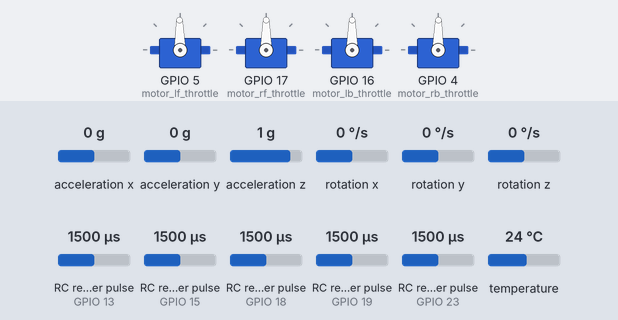
This sketch was run on a simulated ESP32. On the bench: 4 × servo. Wiring (inferred from the names in the program): 5 × RC receiver channel: data GPIO 13 / data GPIO 15 / data GPIO 18 / data GPIO 19 / data GPIO 23. Inputs (shaded band) come from the test bench; at power-on: rotation x 0 °/s, RC receiver pulse (sensors on GPIO 13, GPIO 15, GPIO 18, GPIO 19, GPIO 23) 1500 µs, acceleration x 0 g, acceleration y 0 g, acceleration z 1 g, rotation y 0 °/s, rotation z 0 °/s, temperature 24 °C. WiFi joins after 1.5 s; servers stay silent unless stated; what the sketch prints to the serial monitor is not drawn.

Above: at 3.7 s.
3.8 s: rotation x set to -192 °/s
At 4.5 s:
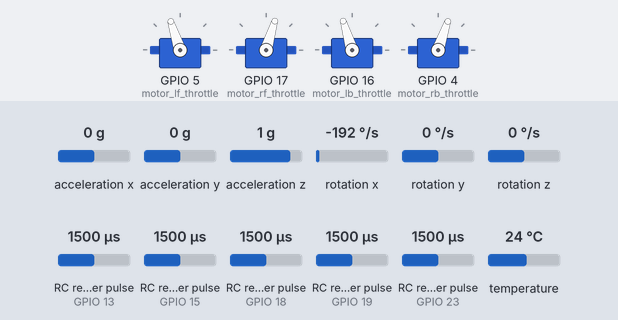
5.3 s: RC receiver pulse (sensor on GPIO 13) set to 1137 µs
6.8 s: RC receiver pulse (sensor on GPIO 13) set to 1111 µs
At 7.8 s:
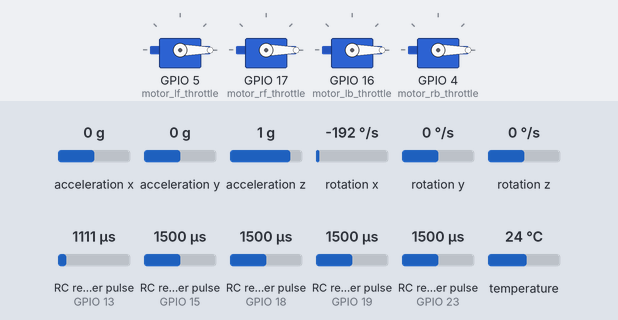
8.3 s: RC receiver pulse (sensor on GPIO 13) set to 1250 µs
At 9.1 s:
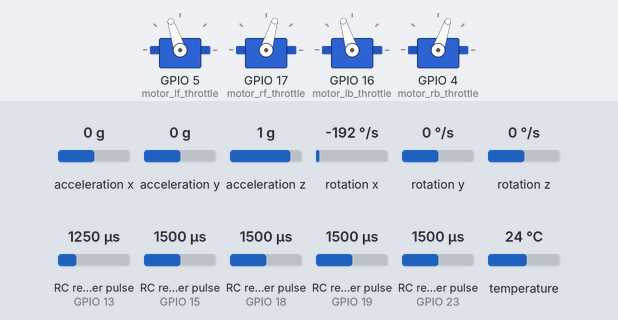
9.8 s: RC receiver pulse (sensor on GPIO 15) set to 1020 µs
At 10.8 s:
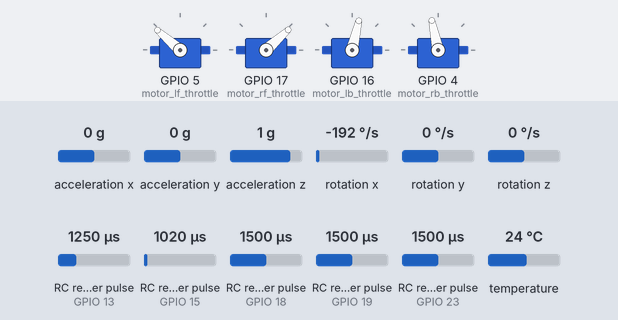
11.3 s: RC receiver pulse (sensor on GPIO 18) set to 1750 µs
At 12.1 s:
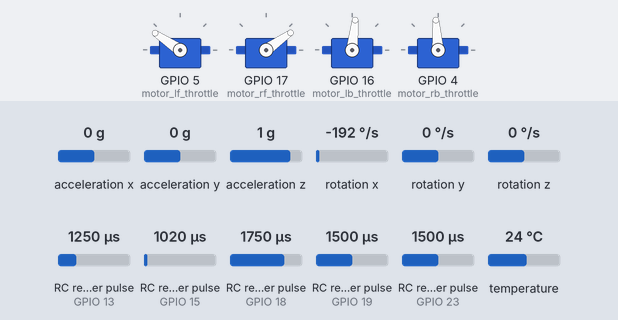
Timing chart, 0 to 13.8 s (numbered marks = the images above; inputs shaded):
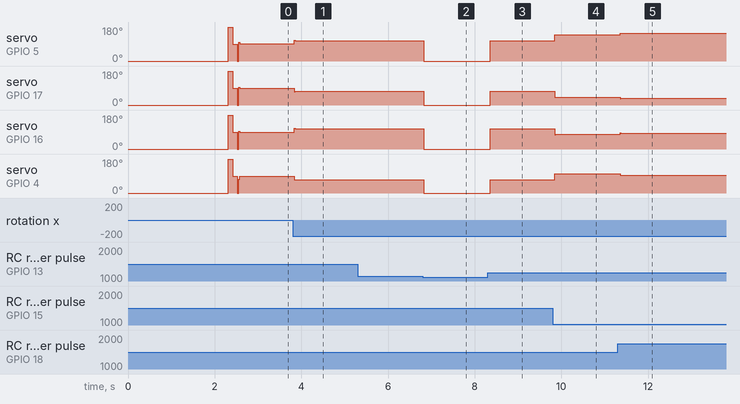

Measured:
- the behaviour switches between 1120 and 1119 µs on RC receiver pulse (sensor on GPIO 13) (found by bisection; images 1 and 2)
- after the input at 3.8 s, servo on GPIO 5 (motor_lf_throttle): 91° → 108° at once; servo on GPIO 17 (motor_rf_throttle): 90° → 73° at once; servo on GPIO 16 (motor_lb_throttle): 90° → 107° at once; servo on GPIO 4 (motor_rb_throttle): 89° → 71° at once
- after the input at 6.8 s, servo on GPIO 5 (motor_lf_throttle): 108° → 0° at once; servo on GPIO 17 (motor_rf_throttle): 73° → 0° at once; servo on GPIO 16 (motor_lb_throttle): 107° → 0° at once; servo on GPIO 4 (motor_rb_throttle): 71° → 0° at once
- after the input at 8.3 s, servo on GPIO 5 (motor_lf_throttle): 0° → 108° after 0.06 s; servo on GPIO 17 (motor_rf_throttle): 0° → 73° after 0.06 s; servo on GPIO 16 (motor_lb_throttle): 0° → 107° after 0.06 s; servo on GPIO 4 (motor_rb_throttle): 0° → 71° after 0.06 s
- after the input at 9.8 s, servo on GPIO 5 (motor_lf_throttle): 108° → 139° after 0.05 s; servo on GPIO 17 (motor_rf_throttle): 73° → 42° after 0.05 s; servo on GPIO 16 (motor_lb_throttle): 107° → 77° after 0.05 s; servo on GPIO 4 (motor_rb_throttle): 71° → 102° after 0.05 s
- after the input at 11.3 s, servo on GPIO 5 (motor_lf_throttle): 139° → 146° after 0.05 s; servo on GPIO 17 (motor_rf_throttle): 42° → 35° after 0.05 s; servo on GPIO 16 (motor_lb_throttle): 77° → 84° after 0.05 s; servo on GPIO 4 (motor_rb_throttle): 102° → 94° after 0.05 s

The sketch:

MotorTest_angular_PID_TCP.ino
```cpp
#include <Adafruit_MPU6050.h>
#include <Adafruit_Sensor.h>
#include <ESP32Servo.h>
#include "esp32-hal-cpu.h"
#include <Wire.h>
#include <WiFi.h>

// 超音波設置
int const trigPin= 12;//13
int const echoPin= 14;//12
double Duration;
double Distance;
// --------------------------------------------------
// const char* ssid = "5B";
// const char* password = "44396726";
// const char* ssid = "StephenMax";
// const char* password = "12345678";
// const char* ssid = "5910";
// const char* password = "0933664603";
const char* ssid = "lulu";
const char* password = "89110423";//1104
// const char* ssid = "Han";
// const char* password = "33333333";
// const char* ssid = "河馬";
// const char* password = "1052010520";
// const char* ssid = "haohao";
// const char* password = "88888888";
// const char* ssid = "John";
// const char* password = "31713208";
int value ;
int WifiTryCount =0;
int state = 0 ; //記錄收到訊息後的狀態
WiFiServer server(80);
// WiFiClient client;
int Position[9];
double PID_var[9];
String NewString ;
String data , dataMat;
int number = 0;
bool clientConnect = false ;
Servo esc1,esc2,esc3,esc4;

unsigned long t1 = 0;
unsigned long t2 = 0;
float hz = 0;
Adafruit_MPU6050 mpu;
// #include <MPU6050_light.h>
// MPU6050 mpu1(Wire);
int TCPLED = 0 ; //確認收TCP訊息
int throttleInputPin3 = 19; // 接收油門值19
int throttleInputPin1 = 18; // 接收滾轉值
int throttleInputPin2 = 23; // 接收俯仰值
int throttleInputPin4 = 15; // 接收偏航值

int motor_lf_throttle = 5; //12
int motor_rf_throttle = 17; //14
int motor_lb_throttle = 16; //23 27
int motor_rb_throttle = 4; //15 26

int throttleEmergencypin1 = 13;
int throttleEmergency ;
int throttleInputE;
int throttleMin = 1000; // 最小油門值
int throttleMax = 2000; // 最大油門值

int throttleInput3; // 接收到的3油門输入值
int throttleOutput3; // 输出到3電變的油門值

int throttleInput1; // 接收到的3油門输入值
int throttleOutput1; // 输出到3電變的油門值
int throttleInput2; // 接收到的3油門输入值
int throttleOutput2; // 输出到3電變的油門值
int throttleInput4; // 接收到的3油門输入值
int throttleOutput4; // 输出到3電變的油門值
int elapsedTime, timePrev;
unsigned long prevTime ;
unsigned long curTime ;

unsigned long start1,start2 ;
float time_HZ ;

float roll_angle, pitch_angle , yaw_angle;
float roll_desired_angle , pitch_desired_angle ,yaw_desired_angle , altitude_desired;
float roll_error , roll_previous_error, pitch_error , pitch_previous_error , yaw_error , yaw_previous_error , altitude_error , altitude_previous_error ;

double altitude_kp = 10;
double altitude_kd = 1.0;
double altitude_pid_p , altitude_pid_d = 0;

double roll_kp = 0.5; //0.5
double roll_ki = 0.0; //0.000
double roll_kd = 1.1; //1.2
double roll_pid_p , roll_pid_i , roll_pid_d , roll_PID = 0;

double pitch_kp = roll_kp;
double pitch_ki = roll_ki;
double pitch_kd = roll_kd;
double pitch_pid_p , pitch_pid_i , pitch_pid_d , pitch_PID = 0;

double yaw_kp = 0.7; //0.7
double yaw_ki = 0.0; //0.0
double yaw_kd = 0.6; //0.7
double yaw_pid_p , yaw_pid_i , yaw_pid_d , yaw_PID = 0;

volatile bool stopState = false ;
volatile unsigned long lastTime1,lastTime2,lastTime3,lastTime4,lastTimeE;
boolean interruptState1,interruptState2,interruptState3,interruptState4,interruptStateE;

void IRAM_ATTR rc3Interrupt(){
    interruptState3 = digitalRead(throttleInputPin3);
    if (interruptState3){
        lastTime3 = micros();
    }else{
        throttleInput3 = micros() - lastTime3;
    }
}
void IRAM_ATTR rc1Interrupt(){
    interruptState1 = digitalRead(throttleInputPin1);
    if (interruptState1){
      lastTime1 = micros();
    }else{
      throttleInput1 = micros() - lastTime1;
    }
}
void IRAM_ATTR rc2Interrupt(){
    interruptState2 = digitalRead(throttleInputPin2);
    if (interruptState2){
      lastTime2 = micros();
    }else{
      throttleInput2 = micros() - lastTime2;
    }
}
void IRAM_ATTR rc4Interrupt(){
    interruptState4 = digitalRead(throttleInputPin4);
    if (interruptState4){
      lastTime4 = micros();
    }else{
      throttleInput4 = micros() - lastTime4;
    }
}

void IRAM_ATTR emergencyLand(){
  interruptStateE = digitalRead(throttleEmergencypin1);
  if (interruptStateE){
    lastTimeE = micros();
  }
  else{
    throttleEmergency = micros() - lastTimeE;
  }

  if(throttleEmergency < 1120)
  {
    stopState = true ;
    detachInterrupt(throttleInputPin3);
    motor_lf_throttle = 0;
    motor_rf_throttle = 0;
    motor_lb_throttle = 0;
    motor_rb_throttle = 0;
    esc1.writeMicroseconds(0);
    esc2.writeMicroseconds(0);
    esc3.writeMicroseconds(0);
    esc4.writeMicroseconds(0);
  }
  else
  {
    attachInterrupt(digitalPinToInterrupt(throttleInputPin3), rc3Interrupt, CHANGE);
    stopState = false ;
  }
}

void setup(void) {
  Serial.begin(115200);
  setCpuFrequencyMhz(240); // 80 16~27ms , 240 13~24
  Serial.print("CpuFrequency: ");Serial.println(getCpuFrequencyMhz());
  WIFI_Connect();
  IMU();
  Serial.println("Adafruit MPU6050 test!");

  // Try to initialize!

  Serial.println("");
  delay(100);
  pinMode(trigPin,OUTPUT);
  pinMode(echoPin,INPUT);
  digitalWrite(trigPin,LOW);
  delay(100);
  esc1.attach(motor_lf_throttle, 1000, 2000);
  esc2.attach(motor_rf_throttle, 1000, 2000);
  esc3.attach(motor_lb_throttle, 1000, 2000);
  esc4.attach(motor_rb_throttle, 1000, 2000);
  esc1.writeMicroseconds(1000);  //將PWM信號設置為最小值
  esc2.writeMicroseconds(1000);
  esc3.writeMicroseconds(1000);
  esc4.writeMicroseconds(1000);
  delay(100);
  esc1.writeMicroseconds(2000);  //將PWM信號設置為最大值
  esc2.writeMicroseconds(2000);
  esc3.writeMicroseconds(2000);
  esc4.writeMicroseconds(2000);
  delay(100);
  esc1.writeMicroseconds(1500);  //將PWM信號設置為中間值
  esc2.writeMicroseconds(1500);
  esc3.writeMicroseconds(1500);
  esc4.writeMicroseconds(1500);
  delay(100);

  pinMode(throttleInputPin3, INPUT);
  attachInterrupt(digitalPinToInterrupt(throttleInputPin3), rc3Interrupt, CHANGE);

  pinMode(throttleInputPin1, INPUT);
  attachInterrupt(digitalPinToInterrupt(throttleInputPin1), rc1Interrupt, CHANGE);
  pinMode(throttleInputPin2, INPUT);
  attachInterrupt(digitalPinToInterrupt(throttleInputPin2), rc2Interrupt, CHANGE);
  pinMode(throttleInputPin4, INPUT);
  attachInterrupt(digitalPinToInterrupt(throttleInputPin4), rc4Interrupt, CHANGE);
  pinMode(throttleEmergencypin1, INPUT);
  attachInterrupt(digitalPinToInterrupt(throttleEmergencypin1), emergencyLand, CHANGE);
}

void loop() {
  // 333 500 HZ
  // start1 = start2;
  // start2 = millis();
  // time_HZ = (start2 - start1) ;
  WiFiClient client = server.available();  // 等待客戶端連接
  if (client) {
    Serial.println("Client connected.");
    // clientConnect = true ;
    while (client.connected()) {
      // String data = "Hello from server.";  // 欲傳送的訊息
      clientConnect = true ;
      Serial.println("new client");
      if(client.available()) {
        state = 1;
        data = client.readStringUntil('\n');
        Serial.println(data);
        client.write("Message received.");
    }
      angle();
      PIDcontroller();

      PIDRead_TCP();
      PID_Change();
      // a=String(roll_angle);b=String(pitch_angle) ;c=String(yaw_angle);
      number++;
      dataMat = String(number)+","+String(start2)+","+String(throttleInput1)+","+String(throttleInput2)+","+String(throttleInput3)+","+String(throttleInput4)\
      +","+String(roll_desired_angle)+","+String(pitch_desired_angle)+","+String(yaw_desired_angle)+","+String(roll_angle)+","+String(pitch_angle)+","+String(yaw_angle)\
      +","+String(roll_error)+","+String(pitch_error)+","+String(yaw_error);

      Serial.println(dataMat); //電腦觀看
      client.println(dataMat);  // 傳送訊息給客戶端
      if(stopState == false){
      motor_lf_throttle = constrain(motor_lf_throttle, 1000, 2000);
      motor_rf_throttle = constrain(motor_rf_throttle, 1000, 2000);
      motor_lb_throttle = constrain(motor_lb_throttle, 1000, 2000);
      motor_rb_throttle = constrain(motor_rb_throttle, 1000, 2000);

      esc1.writeMicroseconds(motor_lf_throttle);
      esc2.writeMicroseconds(motor_rf_throttle);
      esc3.writeMicroseconds(motor_lb_throttle);
      esc4.writeMicroseconds(motor_rb_throttle);
  }
      if(!client.connected()){
        clientConnect = false ;
        break;
      }
    }
  }
  if (clientConnect == false){
    Serial.println(stopState);
    angle();
    PIDcontroller();
    PID_Change();
  }

  Serial.print("滾動值: ");Serial.print(throttleInput1);
  Serial.print("俯仰值: ");Serial.print(throttleInput2);
  Serial.print("油門值: ");Serial.print(throttleInput3);
  Serial.print("偏航值: ");Serial.print(throttleInput4);
  Serial.print("Rotation X: ");
  Serial.print(roll_angle);
  Serial.print("Rotation Y: ");
  Serial.print(pitch_angle);
  Serial.print("Rotation Z: ");
  Serial.print(yaw_angle);
  Serial.print("time: ");Serial.println(time_HZ);

  if(stopState == false){
    motor_lf_throttle = constrain(motor_lf_throttle, 1000, 2000);
    motor_rf_throttle = constrain(motor_rf_throttle, 1000, 2000);
    motor_lb_throttle = constrain(motor_lb_throttle, 1000, 2000);
    motor_rb_throttle = constrain(motor_rb_throttle, 1000, 2000);

    esc1.writeMicroseconds(motor_lf_throttle);
    esc2.writeMicroseconds(motor_rf_throttle);
    esc3.writeMicroseconds(motor_lb_throttle);
    esc4.writeMicroseconds(motor_rb_throttle);
  }
}

void angle()
{
    start2 = millis();
    sensors_event_t a, g, temp;
    mpu.getEvent(&a, &g, &temp);
    roll_angle = g.gyro.x*180/(3.14);
    pitch_angle = g.gyro.y*180/(3.14);
    yaw_angle = g.gyro.z*180/(3.14);
}

float mapValue(int value, int input_min, int input_max, int output_min, int output_max) {
  return (value - input_min) * (output_max - output_min) / (input_max - input_min) + output_min;
}

void PIDcontroller()
{
  // -------------- roll --------------------------
  // throttleInput1 = map(throttleInput1,1075,1918,1000,2000) ;
  if (throttleInput1 > 1479 && throttleInput1 < 1484) {
    roll_desired_angle = 0 ;
  }
  else {
    if(throttleInput1 > 1480) // 右滾
    {
    roll_desired_angle = throttleInput1 - 1480;
    }
    else if(throttleInput1 < 1480) // 左滾
    {
      roll_desired_angle = throttleInput1 - 1480;
    }
  roll_desired_angle /= 3.0;
  }
  roll_error = roll_desired_angle - roll_angle ;
  curTime = millis();
  elapsedTime = curTime - prevTime;

  roll_pid_p = roll_kp*roll_error ;
  roll_pid_d = roll_kd*((roll_error - roll_previous_error)/elapsedTime);

//  if(-3 < roll_error <3)
// {
  roll_pid_i = roll_pid_i+(roll_ki*roll_error);
// }
  roll_PID = roll_pid_p + roll_pid_i + roll_pid_d;
  // Serial.print("roll_desir:");Serial.println(roll_desired_angle);Serial.print(" ");
  // Serial.print("roll_error:");Serial.println(roll_error);Serial.print(" ");
  Serial.print("roll_PID:");Serial.println(roll_PID);Serial.print(" ");
  if(roll_PID < -400){roll_PID=-400; }
  if(roll_PID > 400) {roll_PID= 400; }

  // -------------- pitch --------------------------
  // throttleInput2 = map(throttleInput2,1148,1808,1000,2000) ;
  if (throttleInput2 > 1472 && throttleInput2 < 1480) {
    pitch_desired_angle = 0 ;
  }
  else {
    if(throttleInput2 < 1472) //
    {
      pitch_desired_angle = 1472 - throttleInput2;
    }
    else if(throttleInput1 > 1480) //
    {
      pitch_desired_angle = 1480 - throttleInput2;
    }
  pitch_desired_angle /= 3.0;
  }

  pitch_error = pitch_desired_angle - pitch_angle ;
  curTime = millis();
  elapsedTime = curTime - prevTime;

  pitch_pid_p = pitch_kp*pitch_error ;
  pitch_pid_d = pitch_kd*((pitch_error - pitch_previous_error)/elapsedTime);

//  if(-3 < pitch_error <3)
//{
  pitch_pid_i = pitch_pid_i+(pitch_ki*pitch_error);
//}
  pitch_PID = pitch_pid_p + pitch_pid_i + pitch_pid_d;
  // Serial.print("pitch_desir:");Serial.println(pitch_desired_angle);Serial.print(" ");
  // Serial.print("pitch_error:");Serial.println(pitch_error);Serial.print(" ");
  Serial.print("pitch_PID:");Serial.println(pitch_PID);Serial.print(" ");
  if(pitch_PID < -400){pitch_PID=-400; }
  if(pitch_PID > 400) {pitch_PID= 400; }
  // -------------- yaw --------------------------
  // throttleInput4 = map(throttleInput4,1140,1880,1000,2000) ;
  if (throttleInput4 > 1492 && throttleInput4 < 1502) {
    yaw_desired_angle = 0 ;
  }
  else {
    if(throttleInput4 > 1500)
    {
      yaw_desired_angle = 1500-throttleInput4;
    }
    else if(throttleInput4 < 1500)
    {
      yaw_desired_angle = 1500-throttleInput4;
    }
  yaw_desired_angle /= 2.0;
  }
  yaw_error = yaw_desired_angle - yaw_angle ;
  curTime = millis();
  elapsedTime = curTime - prevTime;

  yaw_pid_p = yaw_kp*yaw_error ;
  yaw_pid_d = yaw_kd*((yaw_error - yaw_previous_error)/elapsedTime);

//  if(-3 < yaw_error <3)
//{
  yaw_pid_i = yaw_pid_i+(yaw_ki*yaw_error);
//}
  yaw_PID = yaw_pid_p + yaw_pid_i + yaw_pid_d;
  // Serial.print("yaw_desir:");Serial.println(yaw_desired_angle);Serial.print(" ");
  // Serial.print("yaw_error:");Serial.println(yaw_error);Serial.print(" ");
  Serial.print("yaw_PID:");Serial.println(yaw_PID);Serial.print(" ");
  if(yaw_PID < -400){yaw_PID=-400; }
  if(yaw_PID > 400) {yaw_PID= 400; }


  if(throttleInput3 < 1110){
    roll_PID=0;
    pitch_PID=0;
    yaw_PID=0;
  }

  motor_lf_throttle = throttleInput3 + roll_PID - pitch_PID + yaw_PID ;
  motor_rf_throttle = throttleInput3 - roll_PID - pitch_PID - yaw_PID ;
  motor_lb_throttle = throttleInput3 + roll_PID + pitch_PID - yaw_PID ;
  motor_rb_throttle = throttleInput3 - roll_PID + pitch_PID + yaw_PID ;

  prevTime = millis();
  roll_previous_error = roll_error ;
  pitch_previous_error = pitch_error;
  yaw_previous_error = yaw_error;
}

void altitudeController(){
  digitalWrite(trigPin,HIGH); //發射超音波
  delayMicroseconds(3);
  digitalWrite(trigPin,LOW);
  Duration = pulseIn(echoPin,HIGH); //超音波發射到接收的時間
  // Distance = Duration*0.034/2; //計算距離(cm) 在常溫 20 度時, 音速是 331.5+0.6*20=343.5 m/s
  Distance = Duration*0.034*0.01/2 ; //計算距離(m)
  // Serial.println(Distance);
  altitude_desired = mapValue(throttleInput3,1100,2000,0,10) ;
  altitude_error = altitude_desired - Distance ;

  curTime = millis();
  elapsedTime = curTime - prevTime;

  altitude_pid_p = altitude_kp * altitude_error ;
  altitude_pid_d = altitude_kd * ((altitude_error - altitude_previous_error)/elapsedTime);

  throttleInput3 = throttleInput3 + altitude_pid_p + altitude_pid_d ;
  Serial.print("altitude_error:");Serial.println(altitude_error);Serial.print(" ");
  Serial.print("throttleInput3:");Serial.println(throttleInput3);Serial.print(" ");
  // motor_lf_throttle = throttleInput3 ;
  // motor_rf_throttle = throttleInput3 ;
  // motor_lb_throttle = throttleInput3 ;
  // motor_rb_throttle = throttleInput3 ;
  // esc1.writeMicroseconds(motor_lf_throttle);
  // esc2.writeMicroseconds(motor_rf_throttle);
  // esc3.writeMicroseconds(motor_lb_throttle);
  // esc4.writeMicroseconds(motor_rb_throttle);
}


void WIFI_Connect(){
  // 連接到 Wi-Fi 網路
  WiFi.begin(ssid, password);
  while (WiFi.status() != WL_CONNECTED) {
    delay(1000);
    Serial.println("Connecting to WiFi...");
    WifiTryCount++;
    // 判斷連接10次若無wifi就退出
    if (WifiTryCount > 5){
      break ;
    }
  }

  // 啟動 TCP/IP 伺服器Server端
  Serial.print("IP: ");
  Serial.println(WiFi.localIP());
  server.begin();
  Serial.println("Server started");
}

void PIDRead_TCP(){
  //   WiFiClient client = server.available();
  // // if (!client) {
  // //   return;
  // // }
  // // client = server.available();
  // // 讀取客戶端傳送的資料
  // while (client.connected()) {

  //   Serial.println("new client");
  //   if(client.available()) {
  //     state = 1;
  //     data = client.readStringUntil('\n');
  //     Serial.println(data);
      digitalWrite(TCPLED, HIGH);
      Position[0]=data.indexOf(',');//找出第一個逗點的位置並存放在Position1
      for(int n=0;n<8;n++)
      {
        Position[n+1] = data.indexOf(',',Position[n]+1);
      }
      NewString=data.substring(0,Position[0]); //0~1可顯示0的數字
      PID_var[0]=NewString.toDouble();
      NewString=data.substring(Position[0]+1,Position[1]); //2~3可顯示1的數字
      PID_var[1]=NewString.toDouble();
      NewString=data.substring(Position[1]+1,Position[2]);
      PID_var[2]=NewString.toDouble();
      NewString=data.substring(Position[2]+1,Position[3]);
      PID_var[3]=NewString.toDouble();
      NewString=data.substring(Position[3]+1,Position[4]);
      PID_var[4]=NewString.toDouble();
      NewString=data.substring(Position[4]+1,Position[5]);
      PID_var[5]=NewString.toDouble();
      NewString=data.substring(Position[5]+1,Position[6]);
      PID_var[6]=NewString.toDouble();
      NewString=data.substring(Position[6]+1,Position[7]);
      PID_var[7]=NewString.toDouble();
      NewString=data.substring(Position[7]+1,Position[8]);
      PID_var[8]=NewString.toDouble();

      // for(int i =0 ; i<9 ; i++){
      //   Serial.println(PID_var[i]);
      // }
      //  Serial.println(PID_var[8]);
        // break;
  //   }
  // }
  // 接收完訊息斷開客戶端連接
  // client.println("received !!"); // 傳送訊息給 client
  digitalWrite(TCPLED, LOW);
  // client.stop();

}

void PID_Change(){
  // for(int i =0 ; i<9 ; i++){
  //   Serial.println(PID_var[i]);
  // }
  if(state == 1){
    roll_kp = PID_var[0] ;
    roll_ki = PID_var[1] ;
    roll_kd = PID_var[2] ;
    pitch_kp = roll_kp;
    pitch_ki = roll_ki;
    pitch_kd = roll_kd;
    yaw_kp = PID_var[6] ;
    yaw_ki = PID_var[7] ;
    yaw_kd = PID_var[8] ;
    state=0;
  }
  else{
    roll_kp = roll_kp ;
    roll_ki = roll_ki ;
    roll_kd = roll_kd ;
    pitch_kp = roll_kp;
    pitch_ki = roll_ki;
    pitch_kd = roll_kd;
    yaw_kp = yaw_kp ;
    yaw_ki = yaw_ki ;
    yaw_kd = yaw_kd ;
  }
  Serial.println(state);
  Serial.println(roll_kp,3);
  Serial.println(roll_ki,6);
  Serial.println(roll_kd,3);
  Serial.println(pitch_kp,3);
  Serial.println(pitch_ki,6);
  Serial.println(pitch_kd,3);
  Serial.println(yaw_kp,3);
  Serial.println(yaw_ki,3);
  Serial.println(yaw_kd,3);
}

void IMU(){
  // while (!Serial)
  //   delay(10); // will pause Zero, Leonardo, etc until serial console opens

  Serial.println("Adafruit MPU6050 test!");

  // Try to initialize!
  if (!mpu.begin()) {
    Serial.println("Failed to find MPU6050 chip");
    while (1) {
      delay(10);
    }
  }
  // pinMode(TCPLED, OUTPUT); // 將 ledPin 設置為輸出模式
  Serial.println("MPU6050 Found!");

  mpu.setAccelerometerRange(MPU6050_RANGE_8_G);
  Serial.print("Accelerometer range set to: ");
  switch (mpu.getAccelerometerRange()) {
  case MPU6050_RANGE_2_G:
    Serial.println("+-2G");
    break;
  case MPU6050_RANGE_4_G:
    Serial.println("+-4G");
    break;
  case MPU6050_RANGE_8_G:
    Serial.println("+-8G");
    break;
  case MPU6050_RANGE_16_G:
    Serial.println("+-16G");
    break;
  }
  mpu.setGyroRange(MPU6050_RANGE_500_DEG);
  Serial.print("Gyro range set to: ");
  switch (mpu.getGyroRange()) {
  case MPU6050_RANGE_250_DEG:
    Serial.println("+- 250 deg/s");
    break;
  case MPU6050_RANGE_500_DEG:
    Serial.println("+- 500 deg/s");
    break;
  case MPU6050_RANGE_1000_DEG:
    Serial.println("+- 1000 deg/s");
    break;
  case MPU6050_RANGE_2000_DEG:
    Serial.println("+- 2000 deg/s");
    break;
  }

  mpu.setFilterBandwidth(MPU6050_BAND_5_HZ);
  Serial.print("Filter bandwidth set to: ");
  switch (mpu.getFilterBandwidth()) {
  case MPU6050_BAND_260_HZ:
    Serial.println("260 Hz");
    break;
  case MPU6050_BAND_184_HZ:
    Serial.println("184 Hz");
    break;
  case MPU6050_BAND_94_HZ:
    Serial.println("94 Hz");
    break;
  case MPU6050_BAND_44_HZ:
    Serial.println("44 Hz");
    break;
  case MPU6050_BAND_21_HZ:
    Serial.println("21 Hz");
    break;
  case MPU6050_BAND_10_HZ:
    Serial.println("10 Hz");
    break;
  case MPU6050_BAND_5_HZ:
    Serial.println("5 Hz");
    break;
  }
}
```
